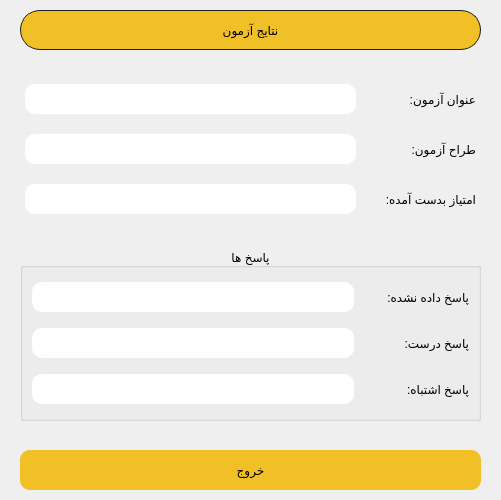
<?xml version="1.0" encoding="UTF-8"?>
<ui version="4.0">
 <class>Form</class>
 <widget class="QWidget" name="Form">
  <property name="geometry">
   <rect>
    <x>0</x>
    <y>0</y>
    <width>501</width>
    <height>500</height>
   </rect>
  </property>
  <property name="windowTitle">
   <string>Form</string>
  </property>
  <layout class="QVBoxLayout" name="verticalLayout">
   <property name="spacing">
    <number>10</number>
   </property>
   <property name="leftMargin">
    <number>20</number>
   </property>
   <property name="topMargin">
    <number>10</number>
   </property>
   <property name="rightMargin">
    <number>20</number>
   </property>
   <property name="bottomMargin">
    <number>10</number>
   </property>
   <item>
    <widget class="QLabel" name="titleLabel">
     <property name="minimumSize">
      <size>
       <width>0</width>
       <height>40</height>
      </size>
     </property>
     <property name="maximumSize">
      <size>
       <width>16777215</width>
       <height>40</height>
      </size>
     </property>
     <property name="styleSheet">
      <string notr="true">QFrame#titleLabel{
	border:1px solid #1f1f1f;
	background-color:#f1bf26;
	border-radius:20px;
}

</string>
     </property>
     <property name="text">
      <string>نتایج آزمون</string>
     </property>
     <property name="alignment">
      <set>Qt::AlignCenter</set>
     </property>
    </widget>
   </item>
   <item>
    <spacer name="verticalSpacer_2">
     <property name="orientation">
      <enum>Qt::Vertical</enum>
     </property>
     <property name="sizeHint" stdset="0">
      <size>
       <width>20</width>
       <height>40</height>
      </size>
     </property>
    </spacer>
   </item>
   <item>
    <layout class="QHBoxLayout" name="horizontalLayout_8">
     <property name="spacing">
      <number>0</number>
     </property>
     <property name="leftMargin">
      <number>5</number>
     </property>
     <property name="topMargin">
      <number>5</number>
     </property>
     <property name="rightMargin">
      <number>5</number>
     </property>
     <property name="bottomMargin">
      <number>5</number>
     </property>
     <item>
      <widget class="QLineEdit" name="examTitleLineEdit">
       <property name="minimumSize">
        <size>
         <width>0</width>
         <height>30</height>
        </size>
       </property>
       <property name="styleSheet">
        <string notr="true">QLineEdit#examTitleLineEdit{
	border-radius:10px;
	background-color:#ffffff;
}
</string>
       </property>
       <property name="alignment">
        <set>Qt::AlignCenter</set>
       </property>
       <property name="readOnly">
        <bool>true</bool>
       </property>
      </widget>
     </item>
     <item>
      <widget class="QLabel" name="examTitleLabel">
       <property name="minimumSize">
        <size>
         <width>120</width>
         <height>30</height>
        </size>
       </property>
       <property name="maximumSize">
        <size>
         <width>16777215</width>
         <height>30</height>
        </size>
       </property>
       <property name="text">
        <string>عنوان آزمون:</string>
       </property>
      </widget>
     </item>
    </layout>
   </item>
   <item>
    <layout class="QHBoxLayout" name="horizontalLayout_7">
     <property name="spacing">
      <number>0</number>
     </property>
     <property name="leftMargin">
      <number>5</number>
     </property>
     <property name="topMargin">
      <number>5</number>
     </property>
     <property name="rightMargin">
      <number>5</number>
     </property>
     <property name="bottomMargin">
      <number>5</number>
     </property>
     <item>
      <widget class="QLineEdit" name="examMakerLineEdit">
       <property name="minimumSize">
        <size>
         <width>0</width>
         <height>30</height>
        </size>
       </property>
       <property name="styleSheet">
        <string notr="true">QLineEdit#examMakerLineEdit{
	border-radius:10px;
	background-color:#ffffff;
}</string>
       </property>
       <property name="alignment">
        <set>Qt::AlignCenter</set>
       </property>
       <property name="readOnly">
        <bool>true</bool>
       </property>
      </widget>
     </item>
     <item>
      <widget class="QLabel" name="examMakerLabel">
       <property name="minimumSize">
        <size>
         <width>120</width>
         <height>30</height>
        </size>
       </property>
       <property name="maximumSize">
        <size>
         <width>16777215</width>
         <height>30</height>
        </size>
       </property>
       <property name="text">
        <string>طراح آزمون:</string>
       </property>
      </widget>
     </item>
    </layout>
   </item>
   <item>
    <layout class="QHBoxLayout" name="horizontalLayout_6">
     <property name="spacing">
      <number>0</number>
     </property>
     <property name="leftMargin">
      <number>5</number>
     </property>
     <property name="topMargin">
      <number>5</number>
     </property>
     <property name="rightMargin">
      <number>5</number>
     </property>
     <property name="bottomMargin">
      <number>5</number>
     </property>
     <item>
      <widget class="QLineEdit" name="userScoreLineEdit">
       <property name="minimumSize">
        <size>
         <width>0</width>
         <height>30</height>
        </size>
       </property>
       <property name="styleSheet">
        <string notr="true">QLineEdit#userScoreLineEdit{
	border-radius:10px;
	background-color:#ffffff;
}</string>
       </property>
       <property name="alignment">
        <set>Qt::AlignCenter</set>
       </property>
       <property name="readOnly">
        <bool>true</bool>
       </property>
      </widget>
     </item>
     <item>
      <widget class="QLabel" name="userScoreLabel">
       <property name="minimumSize">
        <size>
         <width>120</width>
         <height>30</height>
        </size>
       </property>
       <property name="maximumSize">
        <size>
         <width>16777215</width>
         <height>30</height>
        </size>
       </property>
       <property name="text">
        <string>امتیاز بدست آمده:</string>
       </property>
      </widget>
     </item>
    </layout>
   </item>
   <item>
    <spacer name="verticalSpacer">
     <property name="orientation">
      <enum>Qt::Vertical</enum>
     </property>
     <property name="sizeHint" stdset="0">
      <size>
       <width>20</width>
       <height>40</height>
      </size>
     </property>
    </spacer>
   </item>
   <item>
    <widget class="QGroupBox" name="groupBox">
     <property name="title">
      <string>پاسخ ها</string>
     </property>
     <property name="alignment">
      <set>Qt::AlignCenter</set>
     </property>
     <layout class="QVBoxLayout" name="verticalLayout_2">
      <item>
       <layout class="QHBoxLayout" name="horizontalLayout_3">
        <property name="spacing">
         <number>0</number>
        </property>
        <property name="topMargin">
         <number>5</number>
        </property>
        <property name="bottomMargin">
         <number>5</number>
        </property>
        <item>
         <widget class="QLineEdit" name="noneAnwserCountLineEdit">
          <property name="minimumSize">
           <size>
            <width>0</width>
            <height>30</height>
           </size>
          </property>
          <property name="styleSheet">
           <string notr="true">QLineEdit#noneAnwserCountLineEdit{
	border-radius:10px;
	background-color:#ffffff;
}</string>
          </property>
          <property name="alignment">
           <set>Qt::AlignCenter</set>
          </property>
          <property name="readOnly">
           <bool>true</bool>
          </property>
         </widget>
        </item>
        <item>
         <widget class="QLabel" name="noneAnwserCountLabel">
          <property name="minimumSize">
           <size>
            <width>115</width>
            <height>30</height>
           </size>
          </property>
          <property name="maximumSize">
           <size>
            <width>16777215</width>
            <height>30</height>
           </size>
          </property>
          <property name="text">
           <string>پاسخ داده نشده:</string>
          </property>
         </widget>
        </item>
       </layout>
      </item>
      <item>
       <layout class="QHBoxLayout" name="horizontalLayout_4">
        <property name="spacing">
         <number>0</number>
        </property>
        <property name="topMargin">
         <number>5</number>
        </property>
        <property name="bottomMargin">
         <number>5</number>
        </property>
        <item>
         <widget class="QLineEdit" name="rightAnwserCountLineEdit">
          <property name="minimumSize">
           <size>
            <width>0</width>
            <height>30</height>
           </size>
          </property>
          <property name="styleSheet">
           <string notr="true">QLineEdit#rightAnwserCountLineEdit{
	border-radius:10px;
	background-color:#ffffff;
}</string>
          </property>
          <property name="alignment">
           <set>Qt::AlignCenter</set>
          </property>
          <property name="readOnly">
           <bool>true</bool>
          </property>
         </widget>
        </item>
        <item>
         <widget class="QLabel" name="rightAnwserCountLabel">
          <property name="minimumSize">
           <size>
            <width>115</width>
            <height>30</height>
           </size>
          </property>
          <property name="maximumSize">
           <size>
            <width>16777215</width>
            <height>30</height>
           </size>
          </property>
          <property name="text">
           <string>پاسخ درست:</string>
          </property>
         </widget>
        </item>
       </layout>
      </item>
      <item>
       <layout class="QHBoxLayout" name="horizontalLayout_5">
        <property name="spacing">
         <number>0</number>
        </property>
        <property name="topMargin">
         <number>5</number>
        </property>
        <property name="bottomMargin">
         <number>5</number>
        </property>
        <item>
         <widget class="QLineEdit" name="wrongAnwserLineEdit">
          <property name="minimumSize">
           <size>
            <width>0</width>
            <height>30</height>
           </size>
          </property>
          <property name="styleSheet">
           <string notr="true">QLineEdit#wrongAnwserLineEdit{
	border-radius:10px;
	background-color:#ffffff;
}</string>
          </property>
          <property name="alignment">
           <set>Qt::AlignCenter</set>
          </property>
          <property name="readOnly">
           <bool>true</bool>
          </property>
         </widget>
        </item>
        <item>
         <widget class="QLabel" name="wrongAnwserLabel">
          <property name="minimumSize">
           <size>
            <width>115</width>
            <height>30</height>
           </size>
          </property>
          <property name="maximumSize">
           <size>
            <width>16777215</width>
            <height>30</height>
           </size>
          </property>
          <property name="text">
           <string>پاسخ اشتباه:</string>
          </property>
         </widget>
        </item>
       </layout>
      </item>
     </layout>
    </widget>
   </item>
   <item>
    <spacer name="verticalSpacer_3">
     <property name="orientation">
      <enum>Qt::Vertical</enum>
     </property>
     <property name="sizeHint" stdset="0">
      <size>
       <width>20</width>
       <height>40</height>
      </size>
     </property>
    </spacer>
   </item>
   <item>
    <widget class="QPushButton" name="exitButton">
     <property name="minimumSize">
      <size>
       <width>0</width>
       <height>40</height>
      </size>
     </property>
     <property name="styleSheet">
      <string notr="true">QPushButton#exitButton{
	border-radius:10px;
	background-color:#f1bf26;
}</string>
     </property>
     <property name="text">
      <string>خروج</string>
     </property>
    </widget>
   </item>
  </layout>
 </widget>
 <resources/>
 <connections/>
</ui>
